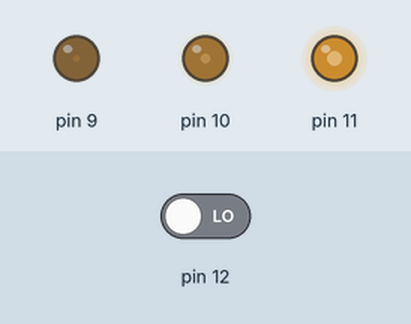
This sketch was run on a simulated Arduino Uno, built with avr-gcc and run on an emulated ATmega328P. Parts: output pins drawn as LEDs (lit = HIGH). The inputs (shaded band) are chosen by the test bench; at power-on: pin 12 LOW.

Above: at 0.1 s.
Timing chart, 0 to 1.6 s (numbered marks = the images above):
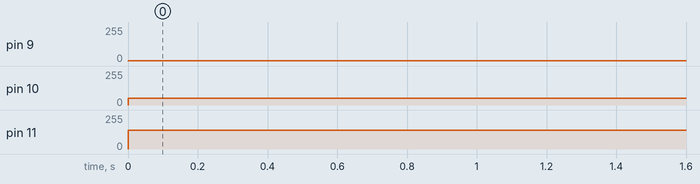

The sketch:

relais.ino
```cpp
void setup() {
  // for debugging
  Serial.begin(9600);

  // sensitivity
  pinMode(9, OUTPUT);
  // output timing
  pinMode(10, OUTPUT);
  // ambient light treshold
  pinMode(11, OUTPUT);
  // detection
  pinMode(12, INPUT);
}

void loop() {
  analogWrite(9,3);
  analogWrite(10,50);
  analogWrite(11,(1.8/3.3)*255);
  bool motion_detected = digitalRead(12);
}
```

Measured:
- by itself, pin 9: 0/255 → 3/255 at 0.00 s
- by itself, pin 10: 0/255 → 50/255 at 0.00 s
- by itself, pin 11: 0/255 → 139/255 at 0.00 s
